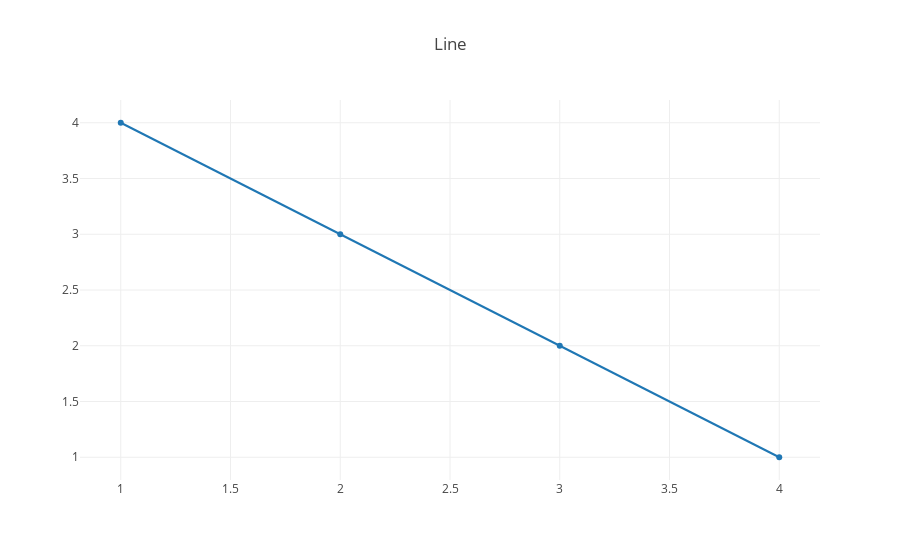

Source (notebook cell):
### Code cell
py.iplot({
    "data": [go.Scatter(x=[1, 2, 3, 4], y=[4, 3, 2, 1])],
    "layout": go.Layout(title="Line")
})

### Figure 1 — Plotly figure (JSON) as saved in the notebook; plotly's stock layout.template omitted (floating-point values rounded to 4 significant figures)
{"data": [{"type": "scatter", "x": [1, 2, 3, 4], "y": [4, 3, 2, 1]}], "layout": {"title": "Line"}}
